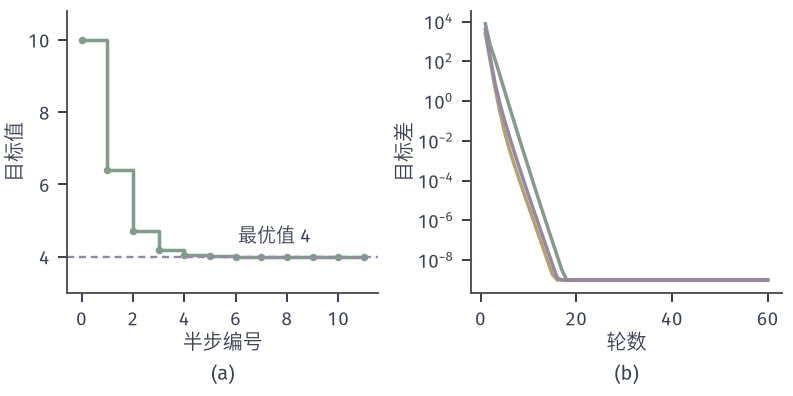

Write the Python code that produced this figure.
from pathlib import Path
import sys
sys.path.insert(0, str(Path(__file__).resolve().parents[1]))
from block_common import *
HERE = Path(__file__).resolve().parent
# (a) ALS on Y=[[3,1],[1,3]], r=1, v0=(1,0): objective after each half step; best rank-1 error is 4.
# (b) Y=rank-3 + noise, 40x25: objective minus truncated-SVD optimum for three random starts.
Y = np.array([[3., 1], [1, 3]]); v = np.array([1., 0]); H = []
for k in range(6):
    u = Y@v/(v@v); H.append(((Y-np.outer(u, v))**2).sum()); v = Y.T@u/(u@u); H.append(((Y-np.outer(u, v))**2).sum())
fig, (a, b) = figure(width_mm=112, height_mm=56, ncols=2)
panel(fig, .085, .985, .97, .26, wspace=.3)
a.step(range(len(H)), H, where='post', color=GREEN, lw=1.4); a.plot(range(len(H)), H, 'o', color=GREEN, ms=3, mew=0)
a.axhline(4, color=PURPLE, lw=.95, ls=(0, (3, 2))); a.text(6.1, 4.4, '最优值 4', fontsize=7.5, color=INK)
a.set_xticks(range(0, 12, 2)); a.set_xlabel('半步编号', labelpad=1); a.set_ylabel('目标值', labelpad=1); a.set_ylim(3, 10.8)
rng = np.random.default_rng(2); p, q, r = 40, 25, 3
Y2 = (rng.standard_normal((p, r))*[3, 2, 1.2])@rng.standard_normal((q, r)).T + 2.5*rng.standard_normal((p, q))
s = np.linalg.svd(Y2, compute_uv=False); fs = (s[r:]**2).sum(); R = 60
for sd, c in zip([1, 2, 3], [GREEN, YELLOW, PURPLE]):
    g = np.random.default_rng(sd); V = g.standard_normal((q, r)); G = []
    for k in range(R):
        U = Y2@V@np.linalg.inv(V.T@V); V = Y2.T@U@np.linalg.inv(U.T@U); G.append(((Y2-U@V.T)**2).sum()-fs)
    b.semilogy(range(1, R+1), np.maximum(G, 1e-9), color=c, lw=1.4)
b.set_xlabel('轮数', labelpad=1); b.set_ylabel('目标差', labelpad=1)
tag(fig, a, '(a)'); tag(fig, b, '(b)')
save(fig, HERE, 'figure', {'H': H, 'fs': float(fs)})
print(H)
